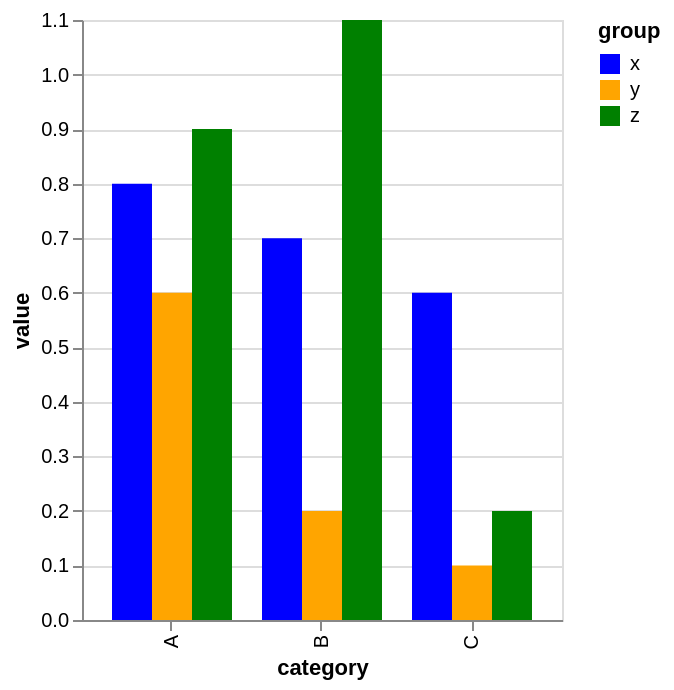

Specify this chart in Vega-Lite:
### Vega-Lite specification from a JSON file in a GitHub repository (floating-point values rounded to 4 significant figures)
{"$schema": "https://vega.github.io/schema/vega-lite/v5.json", "config": {"range": {"category": ["blue", "orange", "green"], "ordinal": ["beige", "gray", "green"]}}, "data": {"values": [{"category": "A", "group": "x", "value": 0.8}, {"category": "A", "group": "y", "value": 0.6}, {"category": "A", "group": "z", "value": 0.9}, {"category": "B", "group": "x", "value": 0.7}, {"category": "B", "group": "y", "value": 0.2}, {"category": "B", "group": "z", "value": 1.1}, {"category": "C", "group": "x", "value": 0.6}, {"category": "C", "group": "y", "value": 0.1}, {"category": "C", "group": "z", "value": 0.2}]}, "mark": "bar", "encoding": {"x": {"field": "category"}, "y": {"field": "value", "type": "quantitative"}, "xOffset": {"field": "group"}, "color": {"field": "group", "type": "nominal"}}}
